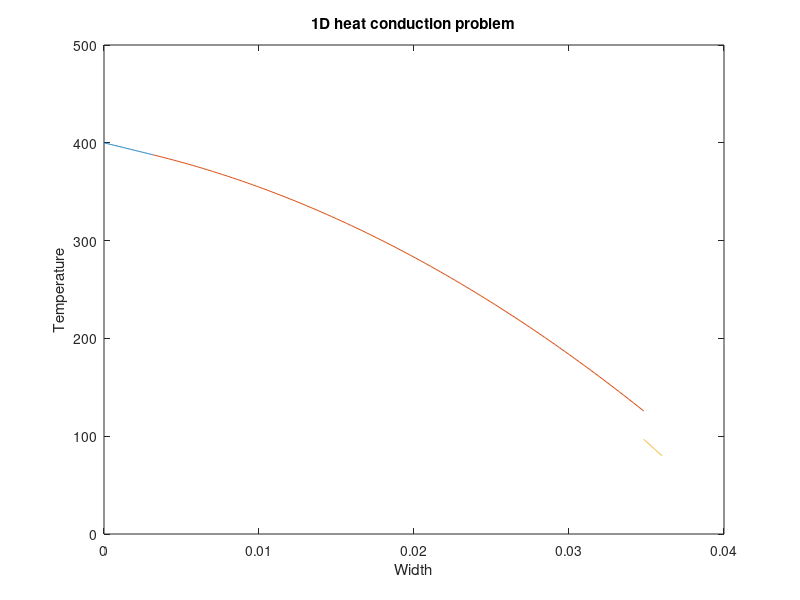

Reproduce this figure in MATLAB.
function F=driver

% clear the console screen
clc; close all;clf
% load the data structure with info pertaining to the physical problem
global dat
dat.condu=@condu;
dat.esrc=@esrc;
dat.hgap=15764;
dat.hconv=20000;
dat.tcool=50;
dat.width=[0.003175 0.034823 0.036];
bc.left.type=2; %0=neumann, 1=robin, 2=dirichlet
bc.left.C=400; % (that data is C in: kdu/dn=C // kdu/dn = hconv(C-Tcool) // u=C)
bc.rite.type=2;
bc.rite.C=80;
dat.bc=bc; clear bc;

verif_hc_eq;

return
end

%%%%%%%%%%%%%%%%%%%%%%%%%%%%%%%%%%%%%
function verif_hc_eq
global dat

cd=dat.condu; src=dat.esrc; hgap=dat.hgap; hconv=dat.hconv;
tcool=dat.tcool; L=dat.width; 

% general form of the solution:
% Zone 1 : T1 = B1*x + E1
% dT1/dx= B1
% Zone 2 : T2 = -q/(2*k2)*(x.^2) + B2*x + E2 = Y2*(x.^2) + B2*x + E2
% dT2/dx= -q/k2*x + B2 = Y1*x + B2
% Zone 3 : T3 = B3*x + E3
% dT3/dx= B3

% definition of 2 coefficients
Y1=-src(L(2))/cd(L(1));
Y2=-src(L(2))/(2*cd(L(2)));

switch dat.bc.left.type
    case 0 % Neumann
        % k1*du1/dn=C on the left becomes: -k1*du1/dx=C 
        % <==> -k1*B1=C <==> B1=-C/k1
        mat(1,1:6) =[1,0,0,0,0,0];
        b(1) = -dat.bc.left.C / cd(L(1));
    case 1 % Robin
        % k1*du1/dn = hconv(C-Tcool) on the left becomes: -k1*du1/dx=hconv(C-Tcool) 
        % <==> -k1*B1=hconv(C-Tcool) 
        mat(1,1:6) =[-cd(L(1)),0,0,0,0,0]; %cd(L(1))=cd(L(0)) in the function definition
        b(1) = hconv*(dat.bc.left.C-tcool);
    case 2 % Dirichlet
        % u1=C <==> E1=C
        mat(1,1:6) =[0,1,0,0,0,0];
        b(1) = dat.bc.left.C;
end
switch dat.bc.rite.type
    case 0 % Neumann
        % k3*du3/dn=C on the right becomes: k3*du3/dx=C 
        % <==> k3*B3=C <==> B3=C/k3
        mat(6,1:6) =[0,0,0,0,1,0];
        b(6) = dat.bc.rite.C / cd(L(3));
    case 1 % Robin
        % k3*du3/dn = hconv(C-Tcool) on the right becomes: k3*du3/dx=hconv(C-Tcool) 
        % <==> k3*B3=hconv(C-Tcool) 
        mat(6,1:6) =[0,0,0,0,cd(L(3)),0];
        b(6) = hconv*(dat.bc.rite.C-tcool);
    case 2 % Dirichlet
        % u3=C <==> B3*L+E3=C
        mat(6,1:6) =[0,0,0,0,L(3),1];
        b(6) = dat.bc.rite.C;
end

% fixed conditions
% continuity of T and flux between zone 1 and zone 2 (interface L1)
% T1(L1)=T2(L1) <==> B1*L1+E1=Y2*(L1^2)+B2*L1+E2
% <==> B1*L1+E1-B2*L1-E2=Y2*(L1^2)
mat(2,1:6) =[L(1),1,-L(1),-1,0,0];
b(2) =Y2*L(1)*L(1);
% phi1(L1)=phi2(L1) <==> k1*B1=k2*(Y1*L1+B2)
% <==> (k1/k2)*B1-B2=Y1*L1
mat(3,1:6) =[cd(L(1))/cd(L(2)),0,-1,0,0,0];
b(3) =Y1*L(1);

% discontinuity of T between zone 2 and zone 3 (interface L2)
% T2(L2)=Y2*(L2^2)+B2*L2+E2
% T3(L2)=B3*L2+E3
% Tg=(T2(L2)+T3(L2))/2
% -k2*dT2/dx=hgap(T2(L2)-Tg)
% <==> -k2(-q/k2*L2+B2)=hgap(T2(L2)-T3(L2))/2
% <==> (2k2+L2*hgap)B2+hgap*E2-L2*hgap*B3-hgap*E3=-hgap*Y2*(L2^2)+2*q*L2
mat(4,1:6) =[0,0,2*cd(L(2))+L(2)*hgap,hgap,-L(2)*hgap,-hgap];
b(4) =-hgap*Y2*L(2)*L(2)+2*src(L(2))*L(2);
% -k3*dT3/dx=hgap(Tg-T3(L2))
% <==> -k3*B3=hgap(T2(L2)-T3(L2))/2
% <==> L2*hgap*B2+hgap*E2+(2k3-L2*hgap)*B3-hgap*E3=-hgap*Y2*(L2^2)
mat(5,1:6) =[0,0,L(2)*hgap,hgap,2*cd(L(3))-L(2)*hgap,-hgap];
b(5) =-hgap*Y2*L(2)*L(2);

% get coefficient for the analytical solution
a=mat\b';
x1=linspace(0,L(1));
x2=linspace(L(1),L(2));
x3=linspace(L(2),L(3));
y1=a(1)*x1+a(2);
y2=Y2*(x2.^2)+a(3)*x2+a(4);
y3=a(5)*x3+a(6);

plot(x1,y1,x2,y2,x3,y3); hold all;
title('1D heat conduction problem')
xlabel('Width')
ylabel('Temperature')

return
end

%%%%%%%%%%%%%%%%%%%%%%%%%%%%%%%%%%%%%
function y=condu(x)
global dat
if x<=dat.width(2)
    y=18;
else
    y=16;
end
return
end
%%%%%%%%%%%%%%%%%%%%%%%%%%%%%%%%%%%%%
function y=esrc(x)
global dat
if (x>dat.width(1) & x<=dat.width(2)) 
    y=5000000;
else
    y=0;
end
return
end
%%%%%%%%%%%%%%%%%%%%%%%%%%%%%%%%%%%%%